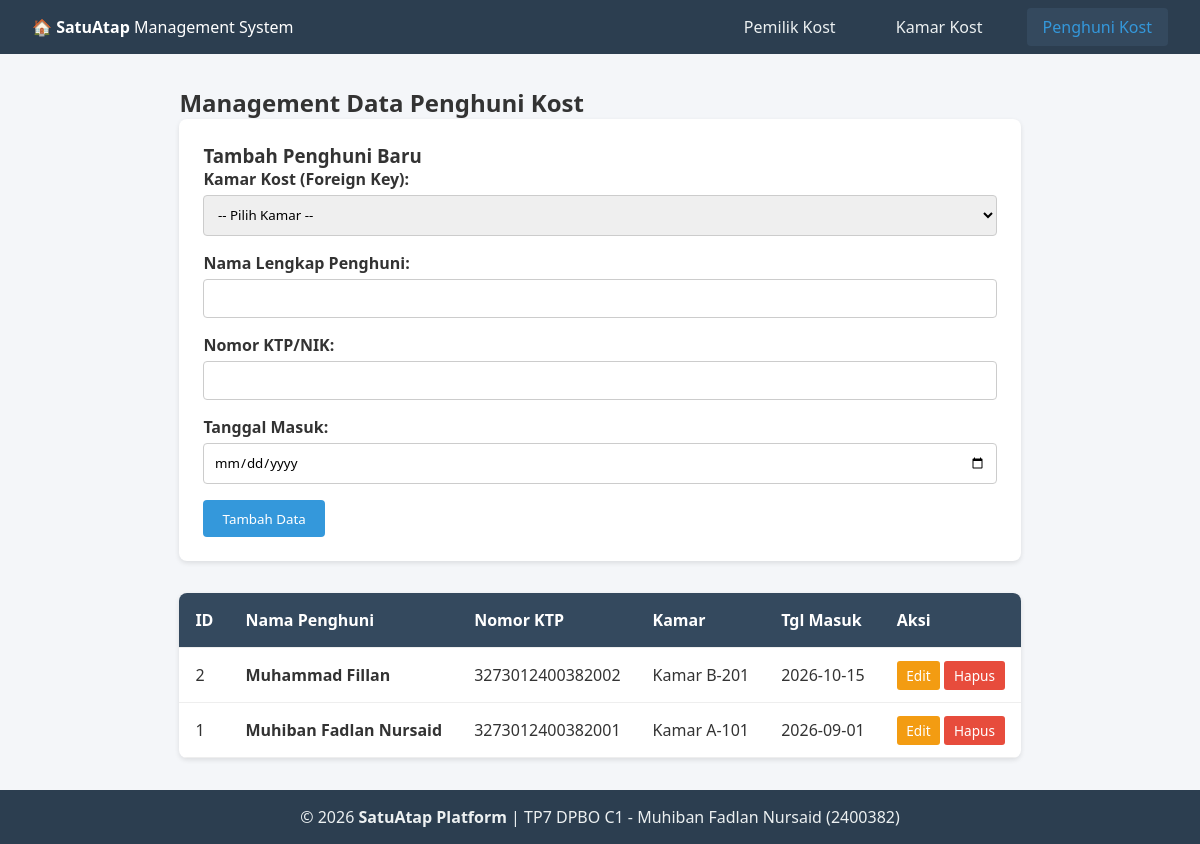
Screenshot of /index.php?page=tenants with the database file from the repository.
### tables this page shows
CREATE TABLE IF NOT EXISTS tenants (
    id INT AUTO_INCREMENT PRIMARY KEY,
    room_id INT NOT NULL,
    name VARCHAR(100) NOT NULL,
    ktp_number VARCHAR(20) NOT NULL UNIQUE,
    entry_date DATE NOT NULL,
    FOREIGN KEY (room_id) REFERENCES rooms(id) ON DELETE CASCADE
);

CREATE TABLE IF NOT EXISTS rooms (
    id INT AUTO_INCREMENT PRIMARY KEY,
    owner_id INT NOT NULL,
    room_number VARCHAR(10) NOT NULL,
    price_per_month DECIMAL(12,2) NOT NULL,
    status ENUM('Available', 'Occupied') DEFAULT 'Available',
    FOREIGN KEY (owner_id) REFERENCES owners(id) ON DELETE CASCADE
);

### class/Tenant.php (called while the page is built, shortened)
<?php
class Tenant {
    private $db;
    private $table = "tenants";
    public function __construct($database) {
        $this->db = $database;
    }
    public function getAll() {
        $query = "SELECT tenants.*, rooms.room_number
                  FROM " . $this->table . "
                  JOIN rooms ON tenants.room_id = rooms.id
                  ORDER BY tenants.id DESC";
        $stmt = $this->db->prepare($query);
        $stmt->execute();
        return $stmt->fetchAll();
    }
}

### view/tenants.php (the view, shortened to what this page needs)
<?php
$editData = null;
$tenants = $tenantObj->getAll();
?>
<h2>Management Data Penghuni Kost</h2>
<form method="POST" class="form-card">
    <h3><?= $editData ? 'Edit Data Penghuni' : 'Tambah Penghuni Baru' ?></h3>
    <div class="form-group">
        <label>Kamar Kost (Foreign Key):</label>
        <select name="room_id" required>
            <option value="">-- Pilih Kamar --</option>
        </select>
    </div>
    <div class="form-group">
        <label>Nama Lengkap Penghuni:</label>
        <input type="text" name="name" value="<?= $editData['name'] ?? '' ?>" required>
    </div>
    <div class="form-group">
        <label>Nomor KTP/NIK:</label>
        <input type="text" name="ktp_number" value="<?= $editData['ktp_number'] ?? '' ?>" required>
    </div>
    <div class="form-group">
        <label>Tanggal Masuk:</label>
        <input type="date" name="entry_date" value="<?= $editData['entry_date'] ?? '' ?>" required>
    </div>
    <button type="submit" class="btn btn-primary"><?= $editData ? 'Simpan Perubahan' : 'Tambah Data' ?></button>
</form>
<table class="data-table">
    <thead>
        <tr>
            <th>ID</th>
            <th>Nama Penghuni</th>
            <th>Nomor KTP</th>
            <th>Kamar</th>
            <th>Tgl Masuk</th>
            <th>Aksi</th>
        </tr>
    </thead>
    <tbody>
        <?php foreach ($tenants as $row): ?>
            <tr>
                <td><?= $row['id'] ?></td>
                <td><strong><?= htmlspecialchars($row['name']) ?></strong></td>
                <td><?= htmlspecialchars($row['ktp_number']) ?></td>
                <td>Kamar <?= htmlspecialchars($row['room_number']) ?></td>
                <td><?= htmlspecialchars($row['entry_date']) ?></td>
                <td>
                    <a href="index.php?page=tenants&edit=<?= $row['id'] ?>" class="btn-sm btn-edit">Edit</a>
                    <a href="index.php?page=tenants&delete=<?= $row['id'] ?>" class="btn-sm btn-delete" onclick="return confirm('Hapus data penghuni ini?')">Hapus</a>
                </td>
            </tr>
        <?php endforeach; ?>
    </tbody>
</table>

### style.css (style rules this page uses)
* { margin: 0; padding: 0; box-sizing: border-box; font-family: 'Segoe UI', Tahoma, Geneva, Verdana, sans-serif; }
body { background-color: #f4f6f9; color: #333; display: flex; flex-direction: column; min-height: 100vh; }
.form-card { background: #fff; padding: 1.5rem; border-radius: 8px; box-shadow: 0 2px 5px rgba(0,0,0,0.1); margin-bottom: 2rem; }
.form-group { margin-bottom: 1rem; }
.form-group label { display: block; margin-bottom: 0.3rem; font-weight: 600; }
.form-group input, .form-group select { width: 100%; padding: 0.6rem; border: 1px solid #ccc; border-radius: 4px; }
.btn { padding: 0.6rem 1.2rem; border: none; border-radius: 4px; cursor: pointer; text-decoration: none; display: inline-block; }
.btn-primary { background: #3498db; color: #fff; }
.data-table { width: 100%; border-collapse: collapse; background: #fff; box-shadow: 0 2px 5px rgba(0,0,0,0.1); border-radius: 8px; overflow: hidden; }
.data-table th, .data-table td { padding: 1rem; text-align: left; border-bottom: 1px solid #eee; }
.data-table th { background-color: #34495e; color: #fff; }
.btn-sm { padding: 0.3rem 0.6rem; font-size: 0.85rem; border-radius: 3px; text-decoration: none; color: #fff; }
.btn-edit { background: #f39c12; }
.btn-delete { background: #e74c3c; }

### rows the page displays
tenants: id "2", name "Muhammad Fillan", ktp_number "3273012400382002", room.room_number "B-201", entry_date "2026-10-15"
tenants: id "1", name "Muhiban Fadlan Nursaid", ktp_number "3273012400382001", room.room_number "A-101", entry_date "2026-09-01"
